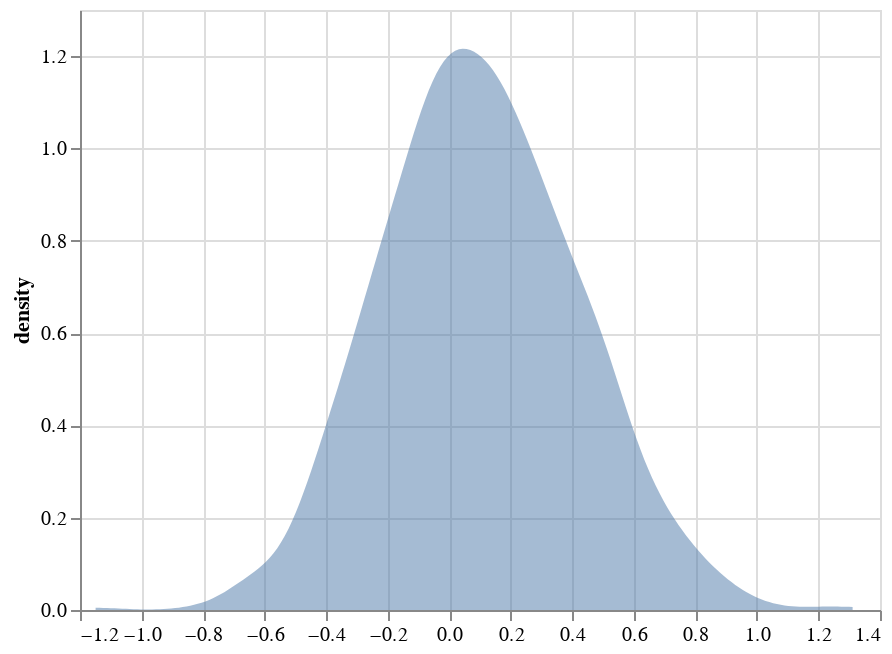

The code cell stored with this chart in its notebook:
### Code cell
c = alt.Chart(df).transform_fold(
        ['value']
        ).transform_density(
            density='value',
        ).mark_area(opacity=0.5).encode(
            alt.X('value:Q', title=None),
            alt.Y('density:Q')
)
c

### Figure 1 — Vega-Lite specification as saved in the notebook (floating-point values rounded to 4 significant figures; data arrays with more than 128 entries replaced by an {"elided": "..."} marker saying what was removed)
{"config": {"view": {"continuousWidth": 400, "continuousHeight": 300}}, "data": {"name": "data-402f16a2bd6556ea9cce7e707b5121f8"}, "mark": {"type": "area", "opacity": 0.5}, "encoding": {"x": {"type": "quantitative", "field": "value", "title": null}, "y": {"type": "quantitative", "field": "density"}}, "transform": [{"fold": ["value"]}, {"density": "value"}], "$schema": "https://vega.github.io/schema/vega-lite/v4.8.1.json", "datasets": {"data-402f16a2bd6556ea9cce7e707b5121f8": {"elided": "1000 records"}}}
